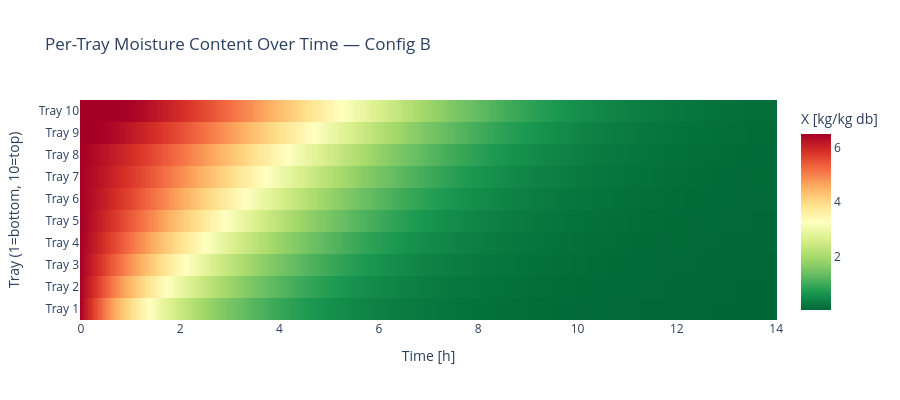

Write notebook code for a chart like this one.
### Code cell
# ── Cell 6: Per-Tray Moisture Heatmap ───────────────────────────────────────
n_trays = 10
tray_cols = [f'X_tray_{i}' for i in range(n_trays) if f'X_tray_{i}' in df.columns]
n_actual  = len(tray_cols)

Z = df[tray_cols].T.values  # shape: (n_trays, timesteps)

# Downsample time axis for readability (max 300 points)
step = max(1, len(df) // 300)
Z_ds = Z[:, ::step]
t_ds = df.time_h.values[::step]

fig = go.Figure(go.Heatmap(
    z=Z_ds,
    x=t_ds,
    y=[f'Tray {i+1}' for i in range(n_actual)],
    colorscale='RdYlGn_r',
    colorbar=dict(title='X [kg/kg db]'),
    hovertemplate='Tray %{y}<br>t=%{x:.2f} h<br>X=%{z:.4f}<extra></extra>',
))

fig.update_layout(
    title=f'Per-Tray Moisture Content Over Time — Config {CONFIG}',
    xaxis_title='Time [h]',
    yaxis_title='Tray (1=bottom, 10=top)',
    height=400,
)
fig.show()

### Figure 1 — Plotly figure (JSON) as saved in the notebook; plotly's stock layout.template omitted (floating-point values rounded to 4 significant figures; data arrays with more than 128 entries replaced by an {"elided": "..."} marker saying what was removed)
{"data": [{"colorbar": {"title": {"text": "X [kg/kg db]"}}, "colorscale": [[0, "rgb(0,104,55)"], [0.1, "rgb(26,152,80)"], [0.2, "rgb(102,189,99)"], [0.3, "rgb(166,217,106)"], [0.4, "rgb(217,239,139)"], [0.5, "rgb(255,255,191)"], [0.6, "rgb(254,224,139)"], [0.7, "rgb(253,174,97)"], [0.8, "rgb(244,109,67)"], [0.9, "rgb(215,48,39)"], [1, "rgb(165,0,38)"]], "hovertemplate": "Tray %{y}<br>t=%{x:.2f} h<br>X=%{z:.4f}<extra></extra>", "type": "heatmap", "x": {"elided": "421 float values"}, "y": ["Tray 1", "Tray 2", "Tray 3", "Tray 4", "Tray 5", "Tray 6", "Tray 7", "Tray 8", "Tray 9", "Tray 10"], "z": {"elided": "10x421 float values"}}], "layout": {"height": 400, "title": {"text": "Per-Tray Moisture Content Over Time — Config B"}, "xaxis": {"title": {"text": "Time [h]"}}, "yaxis": {"title": {"text": "Tray (1=bottom, 10=top)"}}}}
